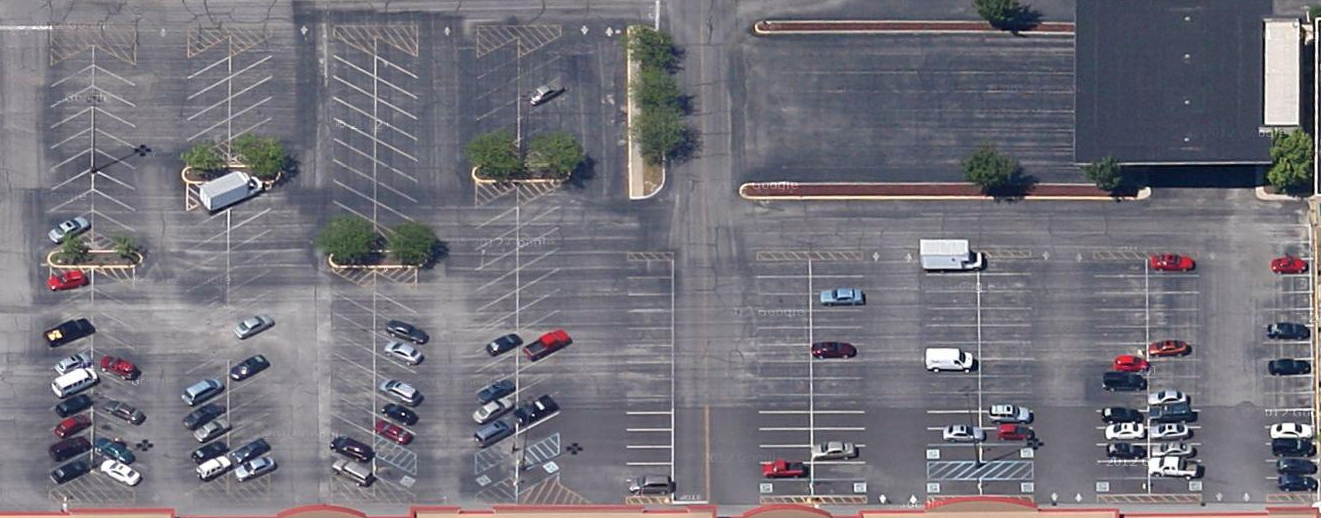
#> input picture Car Detection/Plaza.png, 1321 x 518 px
$ python detect.py Plaza.png 5 5 Plaza.png   (Python 2 division)   (older library calls are emulated)
#> lines starting #> are read from the running program, lines starting #| are printed output that depends on the picture
'''
Question 2:

Names

Prudhvi Raj Dachapally (prudacha)
Rishabh Monga (rmonga)
Yaswanth Konduri (ykonduri)

Firstly, we apologize in advance for AIs and Professor since we did in Python,
the running time will be more compared to C/ C++.
We are trying to catch up with C++ and will try our best to do the next assignment in that.

The arbitrary and Gaussian kernel should not take more than 40 seconds each.

The edge detection part takes around 2 minutes;
two 40 seconds (approx.) for each direction,
and an extra 30 seconds for normalized cross correlation,
and 15 - 20 seconds for final detection step.

The numbers printed on the screen while the program is run are the iteration counts.
The instructions to run our program are given below. Please do following them.

General syntax: python detect.py image.png y-dim x-dim <method name>

For testing arbitrary kernel: python detect.py SRSC.png 358 953 arbitrary

For testing the Gaussian kernel: python detect.py SRSC.png 358 953 gaussian

For starting the actual detection process: python detect.py SRSC.png 358 953 edge

Please do bear with us for this one time. Thanks.

References:

1) Gaussian Filter reference : http://stackoverflow.com/questions/13193248/how-to-make-a-gaussian-filter-in-matlab
2) http://stackoverflow.com/questions/17190649/how-to-obtain-a-gaussian-filter-in-python

'''


from PIL import Image
import numpy as np
from scipy.misc import toimage, imsave
#492 653 info
#356 938 srsc
import sys
image_name = sys.argv[1]
y_dim = int(sys.argv[2])
x_dim = int(sys.argv[3])
method = sys.argv[4]
print image_name
print y_dim, x_dim
print method
#print e
X = Image.open(image_name, 'r')
#> X is the input picture: PIL image 1321x518 RGBA; mean R, G, B, A 115.6, 113.7, 122.2, 255
X = X.convert('L')
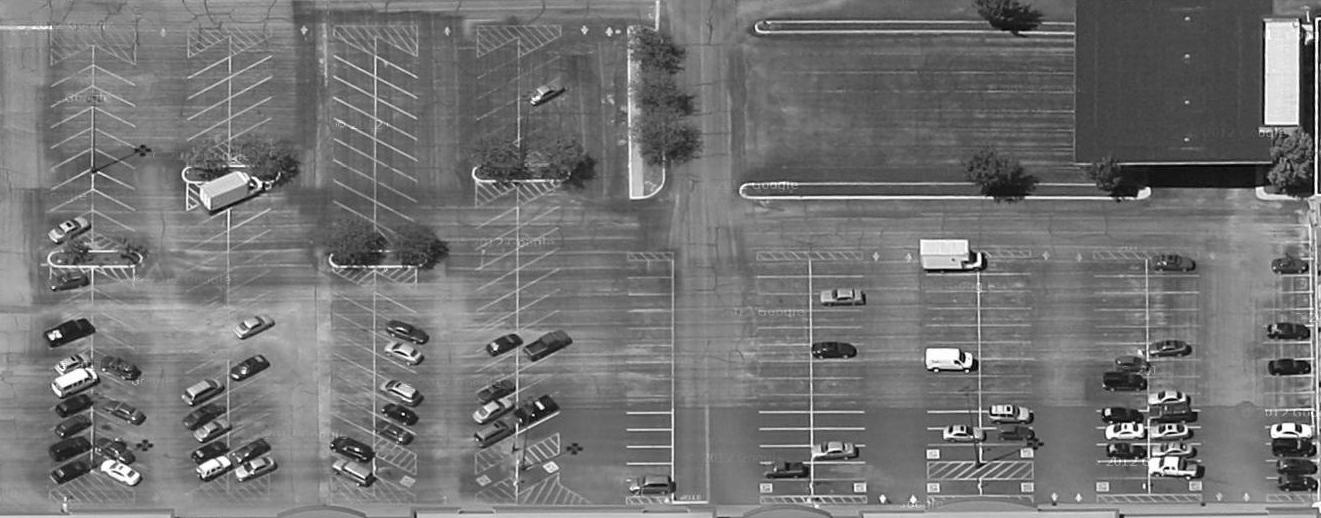
#> X: PIL image 1321x518 L; min 0, max 255, mean 115.2
#> (the run stopped early here; a loop or call above may not have finished)
